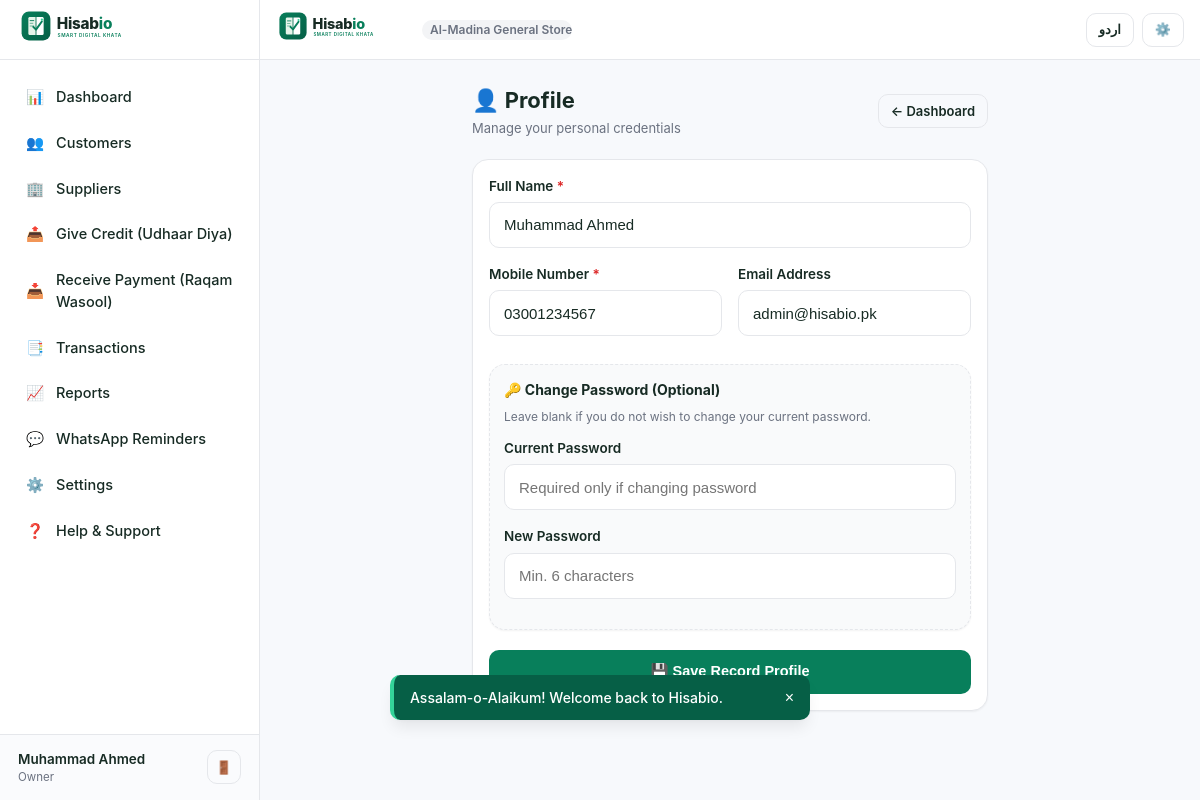
The app's page /profile.php (signed in) with its own data.
### tables this page shows
CREATE TABLE `users` (
  `id` INT UNSIGNED AUTO_INCREMENT PRIMARY KEY,
  `full_name` VARCHAR(150) NOT NULL,
  `email` VARCHAR(191) NULL,
  `mobile` VARCHAR(25) NOT NULL,
  `password_hash` VARCHAR(255) NOT NULL,
  `status` ENUM('active', 'inactive', 'suspended') DEFAULT 'active',
  `created_at` DATETIME NOT NULL DEFAULT CURRENT_TIMESTAMP,
  `updated_at` DATETIME NOT NULL DEFAULT CURRENT_TIMESTAMP ON UPDATE CURRENT_TIMESTAMP,
  UNIQUE KEY `idx_users_mobile` (`mobile`),
  KEY `idx_users_email` (`email`)
);

CREATE TABLE `roles` (
  `id` INT UNSIGNED AUTO_INCREMENT PRIMARY KEY,
  `business_id` INT UNSIGNED NOT NULL,
  `role_name` VARCHAR(100) NOT NULL,
  `permissions` JSON NULL,
  `created_at` DATETIME NOT NULL DEFAULT CURRENT_TIMESTAMP,
  CONSTRAINT `fk_roles_business` FOREIGN KEY (`business_id`) REFERENCES `businesses` (`id`) ON DELETE CASCADE
);

CREATE TABLE `businesses` (
  `id` INT UNSIGNED AUTO_INCREMENT PRIMARY KEY,
  `business_name` VARCHAR(200) NOT NULL,
  `business_code` VARCHAR(50) NOT NULL UNIQUE,
  `owner_user_id` INT UNSIGNED NOT NULL,
  `business_category` VARCHAR(100) DEFAULT 'General Store',
  `logo` VARCHAR(255) NULL,
  `currency` VARCHAR(10) DEFAULT 'PKR',
  `country` VARCHAR(50) DEFAULT 'Pakistan',
  `city` VARCHAR(100) DEFAULT 'Lahore',
  `address` TEXT NULL,
  `phone` VARCHAR(25) NULL,
  `receipt_footer` TEXT NULL,
  `timezone` VARCHAR(50) DEFAULT 'Asia/Karachi',
  `language` VARCHAR(10) DEFAULT 'en',
  `status` ENUM('active', 'inactive') DEFAULT 'active',
  `created_at` DATETIME NOT NULL DEFAULT CURRENT_TIMESTAMP,
  `updated_at` DATETIME NOT NULL DEFAULT CURRENT_TIMESTAMP ON UPDATE CURRENT_TIMESTAMP,
  CONSTRAINT `fk_businesses_owner` FOREIGN KEY (`owner_user_id`) REFERENCES `users` (`id`) ON DELETE CASCADE
);

### includes/lang.php (called while the page is built, shortened)
<?php
function get_current_lang(): string {
    return $_SESSION['app_lang'] ?? 'en';
}
function is_rtl(): bool {
    return get_current_lang() === 'ur';
}
function get_translations(): array {
    static $dict = null;
    if ($dict !== null) {
        return $dict;
    }
    return $dict;
}
function __(string $key): string {
    $lang = get_current_lang();
    $translations = get_translations();
    return $translations[$lang][$key] ?? $translations['en'][$key] ?? $key;
}

### includes/auth.php (called while the page is built, shortened)
<?php
function is_logged_in(): bool {
    return !empty($_SESSION['user_id']) && !empty($_SESSION['business_id']);
}
function current_user(): ?array {
    static $user = null;
    if ($user !== null) {
        return $user;
    }
    $pdo = get_db();
    $stmt = $pdo->prepare("SELECT id, full_name, email, mobile, status FROM users WHERE id = ?");
    $stmt->execute([$_SESSION['user_id']]);
    $user = $stmt->fetch() ?: null;
    return $user;
}
function current_business(): ?array {
    $pdo = get_db();
    $stmt = $pdo->prepare("
        SELECT b.*, r.role_name, r.permissions
        FROM businesses b
        JOIN business_users bu ON bu.business_id = b.id
        JOIN roles r ON r.id = bu.role_id
        WHERE b.id = ? AND bu.user_id = ? AND b.status = 'active'
    ");
    $stmt->execute([$_SESSION['business_id'], $_SESSION['user_id']]);
    $business = $stmt->fetch() ?: null;
    return $business;
}

### profile.php (the view, shortened to what this page needs)
<?php
require_once __DIR__ . '/includes/auth.php';
$user = current_user();
include __DIR__ . '/includes/header.php';
?>
<div class="page-container" style="max-width: 580px;">
  <div class="page-header">
    <div>
      <h1 class="page-title">👤 <?= __('profile') ?></h1>
      <p class="page-subtitle">Manage your personal credentials</p>
    </div>
    <a href="<?= BASE_URL ?>dashboard.php" class="btn btn-outline btn-sm">
      ← <?= __('dashboard') ?>
    </a>
  </div>
  <div class="card">
    <form method="POST" action="" data-loading-state>
      <div class="form-group">
        <label class="form-label" for="full_name">Full Name <span class="required">*</span></label>
        <input type="text" id="full_name" name="full_name" class="form-control" value="<?= htmlspecialchars($user['full_name']) ?>" required>
      </div>
      <div class="form-row">
        <div class="form-group">
          <label class="form-label" for="mobile">Mobile Number <span class="required">*</span></label>
          <input type="tel" id="mobile" name="mobile" class="form-control" value="<?= htmlspecialchars($user['mobile']) ?>" required>
        </div>
        <div class="form-group">
          <label class="form-label" for="email">Email Address</label>
          <input type="email" id="email" name="email" class="form-control" value="<?= htmlspecialchars($user['email'] ?? '') ?>">
        </div>
      </div>
      <div class="card mt-3" style="background: #F9FAFB; border: 1px dashed var(--border); padding: 14px;">
        <h3 style="font-size: 14px; font-weight: 700; color: var(--text); margin-bottom: 8px;">
          🔑 Change Password (Optional)
        </h3>
        <p style="font-size: 12px; color: var(--text-muted); margin-bottom: 12px;">
          Leave blank if you do not wish to change your current password.
        </p>
        <div class="form-group">
          <label class="form-label" for="current_password">Current Password</label>
          <input type="password" id="current_password" name="current_password" class="form-control" placeholder="Required only if changing password">
        </div>
        <div class="form-group mb-0">
          <label class="form-label" for="new_password">New Password</label>
          <input type="password" id="new_password" name="new_password" class="form-control" placeholder="Min. 6 characters">
        </div>
      </div>
      <div style="display: flex; gap: 10px; margin-top: 20px;">
        <button type="submit" class="btn btn-primary" style="flex: 1;" data-loading-text="Saving Profile...">
          💾 <?= __('save') ?> Profile
        </button>
      </div>
    </form>
  </div>
</div>
<?php include __DIR__ . '/includes/footer.php'; ?>

### includes/header.php (shortened to what this page needs)
<?php
require_once __DIR__ . '/auth.php';
require_once __DIR__ . '/lang.php';
$current_user = current_user();
$current_business = current_business();
$is_rtl = is_rtl();
$lang = get_current_lang();
?>
<!DOCTYPE html>
<html lang="<?= $lang ?>" dir="<?= $is_rtl ? 'rtl' : 'ltr' ?>">
<head>
  <link rel="stylesheet" href="<?= BASE_URL ?>assets/css/style.css?v=<?= APP_VERSION ?>">
  <link rel="stylesheet" href="<?= BASE_URL ?>assets/css/responsive.css?v=<?= APP_VERSION ?>">
  <link rel="stylesheet" href="<?= BASE_URL ?>assets/css/animations.css?v=<?= APP_VERSION ?>">
  <link rel="stylesheet" href="<?= BASE_URL ?>assets/css/print.css?v=<?= APP_VERSION ?>" media="print">
</head>
<body class="page-enter">
  <div class="app-layout">
    <?php if (is_logged_in()): ?>
      <?php include __DIR__ . '/sidebar.php'; ?>
    <?php endif; ?>
    <main class="main-content">
      <header class="app-header no-print">
        <div class="header-brand">
          <a href="<?= is_logged_in() ? BASE_URL . 'dashboard.php' : BASE_URL . 'login.php' ?>" class="d-flex align-items-center">
            <img src="<?= BASE_URL ?>assets/images/logo.svg" alt="Hisabio Logo">
          </a>
          <?php if ($current_business): ?>
            <span class="badge badge-neutral" style="max-width: 150px; overflow: hidden; text-overflow: ellipsis; white-space: nowrap;">
              <?= htmlspecialchars($current_business['business_name']) ?>
            </span>
          <?php endif; ?>
        </div>
        <div class="header-actions">
          <?php if ($lang === 'en'): ?>
            <a href="?lang=ur" class="btn btn-outline btn-sm" title="اردو میں تبدیل کریں">اردو</a>
          <?php else: ?>
            <a href="?lang=en" class="btn btn-outline btn-sm" title="Switch to English">English</a>
          <?php endif; ?>
          <?php if (is_logged_in()): ?>
            <a href="<?= BASE_URL ?>settings.php" class="btn btn-outline btn-sm" title="<?= __('settings') ?>" aria-label="<?= __('settings') ?>">
              ⚙️
            </a>
          <?php else: ?>
            <a href="<?= BASE_URL ?>login.php" class="btn btn-primary btn-sm"><?= __('login') ?></a>
          <?php endif; ?>
        </div>
      </header>

### includes/sidebar.php
<?php
$current_page = basename($_SERVER['PHP_SELF'] ?? '');
?>
<aside class="app-sidebar no-print">
  <div class="sidebar-header">
    <a href="<?= BASE_URL ?>dashboard.php">
      <img src="<?= BASE_URL ?>assets/images/logo.svg" alt="Hisabio">
    </a>
  </div>
  <nav class="sidebar-nav">
    <a href="<?= BASE_URL ?>dashboard.php" class="sidebar-link <?= $current_page === 'dashboard.php' ? 'active' : '' ?>">
      <span>📊</span>
      <span><?= __('dashboard') ?></span>
    </a>
    <a href="<?= BASE_URL ?>customers.php" class="sidebar-link <?= in_array($current_page, ['customers.php', 'customer-add.php', 'customer-edit.php', 'customer-profile.php', 'customer-ledger.php', 'customer-statement.php'], true) ? 'active' : '' ?>">
      <span>👥</span>
      <span><?= __('customers') ?></span>
    </a>
    <a href="<?= BASE_URL ?>suppliers.php" class="sidebar-link <?= in_array($current_page, ['suppliers.php', 'supplier-add.php', 'supplier-edit.php', 'supplier-profile.php', 'supplier-ledger.php', 'supplier-statement.php'], true) ? 'active' : '' ?>">
      <span>🏢</span>
      <span><?= __('suppliers') ?></span>
    </a>
    <a href="<?= BASE_URL ?>give-credit.php" class="sidebar-link <?= $current_page === 'give-credit.php' ? 'active' : '' ?>">
      <span>📤</span>
      <span><?= __('give_credit') ?></span>
    </a>
    <a href="<?= BASE_URL ?>receive-payment.php" class="sidebar-link <?= $current_page === 'receive-payment.php' ? 'active' : '' ?>">
      <span>📥</span>
      <span><?= __('receive_payment') ?></span>
    </a>
    <a href="<?= BASE_URL ?>transactions.php" class="sidebar-link <?= in_array($current_page, ['transactions.php', 'transaction-details.php', 'transaction-reverse.php'], true) ? 'active' : '' ?>">
      <span>📑</span>
      <span><?= __('transactions') ?></span>
    </a>
    <a href="<?= BASE_URL ?>reports.php" class="sidebar-link <?= $current_page === 'reports.php' ? 'active' : '' ?>">
      <span>📈</span>
      <span><?= __('reports') ?></span>
    </a>
    <a href="<?= BASE_URL ?>reminders.php" class="sidebar-link <?= $current_page === 'reminders.php' ? 'active' : '' ?>">
      <span>💬</span>
      <span><?= __('reminders') ?></span>
    </a>
    <a href="<?= BASE_URL ?>settings.php" class="sidebar-link <?= in_array($current_page, ['settings.php', 'appearance.php', 'security.php', 'backup.php', 'users.php', 'roles.php'], true) ? 'active' : '' ?>">
      <span>⚙️</span>
      <span><?= __('settings') ?></span>
    </a>
    <a href="<?= BASE_URL ?>help.php" class="sidebar-link <?= $current_page === 'help.php' ? 'active' : '' ?>">
      <span>❓</span>
      <span><?= __('help_support') ?></span>
    </a>
  </nav>
  <div class="sidebar-footer">
    <div class="business-pill">
      <span class="business-pill-name"><?= htmlspecialchars($current_user['full_name'] ?? 'User') ?></span>
      <span class="business-pill-role"><?= htmlspecialchars($current_business['role_name'] ?? 'Owner') ?></span>
    </div>
    <a href="<?= BASE_URL ?>logout.php" class="btn btn-outline btn-sm" title="<?= __('logout') ?>" style="padding: 4px 8px;">
      🚪
    </a>
  </div>
</aside>

### assets/css/style.css (style rules this page uses)
:root { --primary: #087F5B; --primary-dark: #065F46; --primary-light: #0ca678; --accent: #D1FAE5; --accent-soft: #ecfdf5; --bg: #F7F9FC; --surface: #FFFFFF; --text: #172B24; --text-muted: #6B7280; --text-light: #9CA3AF; --border: #E5E7EB; --border-focus: #087F5B; --credit: #D97706; --credit-bg: #FEF3C7; --payment: #15803D; --payment-bg: #DCFCE7; --danger: #DC2626; --danger-bg: #FEE2E2; --info: #2563EB; --info-bg: #DBEAFE; --radius-sm: 6px; --radius-md: 10px; --radius-lg: 16px; --radius-xl: 24px; --radius-full: 9999px; --shadow-sm: 0 1px 2px 0 rgba(0, 0, 0, 0.05); --shadow-md: 0 4px 6px -1px rgba(0, 0, 0, 0.07), 0 2px 4px -2px rgba(0, 0, 0, 0.05); --shadow-lg: 0 10px 15px -3px rgba(0, 0, 0, 0.08), 0 4px 6px -4px rgba(0, 0, 0, 0.04); --font-sans: -apple-system, BlinkMacSystemFont, "Segoe UI", Roboto, "Helvetica Neue", Arial, sans-serif; --font-urdu: "Jameel Noori Nastaleeq", "Noto Nastaliq Urdu", "Urdu Typesetting", Tahoma, Arial, sans-serif; --transition: all 0.2s cubic-bezier(0.4, 0, 0.2, 1); --sidebar-width: 260px; --bottom-nav-height: 64px; }
* { box-sizing: border-box; margin: 0; padding: 0; -webkit-tap-highlight-color: transparent; }
body { font-family: var(--font-sans); background-color: var(--bg); color: var(--text); line-height: 1.5; font-size: 15px; min-height: 100vh; display: flex; flex-direction: column; }
a { color: var(--primary); text-decoration: none; transition: var(--transition); }
.app-layout { display: flex; min-height: 100vh; width: 100%; }
.main-content { flex: 1; display: flex; flex-direction: column; min-width: 0; padding-bottom: calc(var(--bottom-nav-height) + 24px); }
.app-header { height: 60px; background-color: var(--surface); border-bottom: 1px solid var(--border); display: flex; align-items: center; justify-content: space-between; padding: 0 16px; position: sticky; top: 0; z-index: 40; }
.header-brand { display: flex; align-items: center; gap: 10px; }
.header-brand img { height: 34px; width: auto; }
.header-actions { display: flex; align-items: center; gap: 8px; }
.badge { display: inline-flex; align-items: center; padding: 4px 8px; border-radius: var(--radius-full); font-size: 12px; font-weight: 600; line-height: 1; }
.badge-neutral { background: #F3F4F6; color: var(--text-muted); }
.page-container { max-width: 1100px; width: 100%; margin: 0 auto; padding: 16px; }
.page-header { margin-bottom: 20px; display: flex; flex-wrap: wrap; align-items: center; justify-content: space-between; gap: 12px; }
.page-title { font-size: 22px; font-weight: 700; color: var(--text); display: flex; align-items: center; gap: 8px; }
.page-subtitle { font-size: 13px; color: var(--text-muted); margin-top: 2px; }
.card { background: var(--surface); border: 1px solid var(--border); border-radius: var(--radius-lg); padding: 16px; box-shadow: var(--shadow-sm); margin-bottom: 16px; }
.form-group { margin-bottom: 16px; }
.form-label { display: block; font-size: 13.5px; font-weight: 600; color: var(--text); margin-bottom: 6px; }
.form-label .required { color: var(--danger); }
.form-control { width: 100%; height: 46px; padding: 10px 14px; font-size: 15px; color: var(--text); background-color: var(--surface); border: 1.5px solid var(--border); border-radius: var(--radius-md); outline: none; transition: var(--transition); }
.btn { display: inline-flex; align-items: center; justify-content: center; gap: 8px; min-height: 44px; padding: 10px 18px; font-size: 14.5px; font-weight: 600; border-radius: var(--radius-md); border: 1px solid transparent; cursor: pointer; transition: var(--transition); user-select: none; text-decoration: none; }
.btn-primary { background-color: var(--primary); color: #FFFFFF; }
.btn-outline { background-color: transparent; border-color: var(--border); color: var(--text); }
.btn-sm { min-height: 34px; padding: 6px 12px; font-size: 13px; }

### assets/css/animations.css (style rules this page uses)
.page-enter { animation: pageFadeIn 200ms cubic-bezier(0.2, 0, 0, 1) forwards; }

### records on screen
users: full_name "Muhammad Ahmed", mobile "03001234567", email "admin@hisabio.pk"
roles: role_name "Owner", business.business_name "Al-Madina General S…"

### other values on screen
__('dashboard') "Dashboard"
__('customers') "Customers"
__('suppliers') "Suppliers"
__('give_credit') "Give Credit (Udhaar Diya)"
__('receive_payment') "Receive Payment (Raqam Wasool)"
__('transactions') "Transactions"
__('reports') "Reports"
__('reminders') "WhatsApp Reminders"
__('settings') "Settings"
__('help_support') "Help & Support"
__('profile') "Profile"
__('save') "Save Record"
